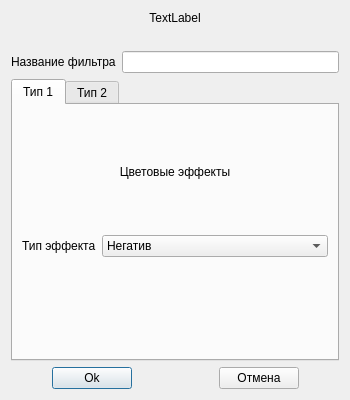
<?xml version="1.0" encoding="UTF-8"?>
<ui version="4.0">
 <class>ColorFilterEditor</class>
 <widget class="QDialog" name="ColorFilterEditor">
  <property name="geometry">
   <rect>
    <x>0</x>
    <y>0</y>
    <width>350</width>
    <height>400</height>
   </rect>
  </property>
  <property name="minimumSize">
   <size>
    <width>350</width>
    <height>400</height>
   </size>
  </property>
  <property name="maximumSize">
   <size>
    <width>450</width>
    <height>500</height>
   </size>
  </property>
  <property name="windowTitle">
   <string>Dialog</string>
  </property>
  <layout class="QVBoxLayout" name="verticalLayout">
   <item>
    <widget class="QLabel" name="lblTitle">
     <property name="text">
      <string>TextLabel</string>
     </property>
     <property name="alignment">
      <set>Qt::AlignCenter</set>
     </property>
    </widget>
   </item>
   <item>
    <spacer name="horizontalSpacer">
     <property name="orientation">
      <enum>Qt::Horizontal</enum>
     </property>
     <property name="sizeHint" stdset="0">
      <size>
       <width>40</width>
       <height>20</height>
      </size>
     </property>
    </spacer>
   </item>
   <item>
    <layout class="QFormLayout" name="formLayout">
     <item row="0" column="0">
      <widget class="QLabel" name="label">
       <property name="text">
        <string>Название фильтра</string>
       </property>
      </widget>
     </item>
     <item row="0" column="1">
      <widget class="QLineEdit" name="lineEdit">
       <property name="maxLength">
        <number>40</number>
       </property>
      </widget>
     </item>
    </layout>
   </item>
   <item>
    <widget class="QTabWidget" name="tabWidget">
     <property name="currentIndex">
      <number>0</number>
     </property>
     <widget class="QWidget" name="tab_1">
      <attribute name="title">
       <string>Тип 1</string>
      </attribute>
      <layout class="QVBoxLayout" name="verticalLayout_2">
       <item>
        <widget class="QLabel" name="label_2">
         <property name="text">
          <string>Цветовые эффекты</string>
         </property>
         <property name="alignment">
          <set>Qt::AlignCenter</set>
         </property>
        </widget>
       </item>
       <item>
        <layout class="QFormLayout" name="formLayout_2">
         <item row="0" column="0">
          <widget class="QLabel" name="label_3">
           <property name="text">
            <string>Тип эффекта</string>
           </property>
          </widget>
         </item>
         <item row="0" column="1">
          <widget class="QComboBox" name="comboBox">
           <item>
            <property name="text">
             <string>Негатив</string>
            </property>
           </item>
           <item>
            <property name="text">
             <string>Черно-белое изображение</string>
            </property>
           </item>
          </widget>
         </item>
        </layout>
       </item>
      </layout>
     </widget>
     <widget class="QWidget" name="tab_2">
      <attribute name="title">
       <string>Тип 2</string>
      </attribute>
      <layout class="QVBoxLayout" name="verticalLayout_3">
       <item>
        <widget class="QLabel" name="label_4">
         <property name="text">
          <string>Цветокоррекция</string>
         </property>
         <property name="alignment">
          <set>Qt::AlignCenter</set>
         </property>
        </widget>
       </item>
       <item>
        <widget class="QLabel" name="lblRV">
         <property name="text">
          <string>TextLabel</string>
         </property>
        </widget>
       </item>
       <item>
        <widget class="QSlider" name="hslR">
         <property name="minimum">
          <number>-20</number>
         </property>
         <property name="maximum">
          <number>20</number>
         </property>
         <property name="sliderPosition">
          <number>10</number>
         </property>
         <property name="orientation">
          <enum>Qt::Horizontal</enum>
         </property>
        </widget>
       </item>
       <item>
        <widget class="QLabel" name="lblGV">
         <property name="text">
          <string>TextLabel</string>
         </property>
        </widget>
       </item>
       <item>
        <widget class="QSlider" name="hslG">
         <property name="minimum">
          <number>-20</number>
         </property>
         <property name="maximum">
          <number>20</number>
         </property>
         <property name="sliderPosition">
          <number>10</number>
         </property>
         <property name="orientation">
          <enum>Qt::Horizontal</enum>
         </property>
        </widget>
       </item>
       <item>
        <widget class="QLabel" name="lblBV">
         <property name="text">
          <string>TextLabel</string>
         </property>
        </widget>
       </item>
       <item>
        <widget class="QSlider" name="hslB">
         <property name="minimum">
          <number>-20</number>
         </property>
         <property name="maximum">
          <number>20</number>
         </property>
         <property name="sliderPosition">
          <number>10</number>
         </property>
         <property name="orientation">
          <enum>Qt::Horizontal</enum>
         </property>
        </widget>
       </item>
      </layout>
     </widget>
    </widget>
   </item>
   <item>
    <layout class="QHBoxLayout" name="horizontalLayout_2">
     <item>
      <spacer name="horizontalSpacer_3">
       <property name="orientation">
        <enum>Qt::Horizontal</enum>
       </property>
       <property name="sizeHint" stdset="0">
        <size>
         <width>40</width>
         <height>20</height>
        </size>
       </property>
      </spacer>
     </item>
     <item>
      <widget class="QPushButton" name="btnOk">
       <property name="text">
        <string>Ok</string>
       </property>
      </widget>
     </item>
     <item>
      <spacer name="horizontalSpacer_5">
       <property name="orientation">
        <enum>Qt::Horizontal</enum>
       </property>
       <property name="sizeHint" stdset="0">
        <size>
         <width>40</width>
         <height>20</height>
        </size>
       </property>
      </spacer>
     </item>
     <item>
      <spacer name="horizontalSpacer_4">
       <property name="orientation">
        <enum>Qt::Horizontal</enum>
       </property>
       <property name="sizeHint" stdset="0">
        <size>
         <width>40</width>
         <height>20</height>
        </size>
       </property>
      </spacer>
     </item>
     <item>
      <widget class="QPushButton" name="btnCancel">
       <property name="text">
        <string>Отмена</string>
       </property>
      </widget>
     </item>
     <item>
      <spacer name="horizontalSpacer_2">
       <property name="orientation">
        <enum>Qt::Horizontal</enum>
       </property>
       <property name="sizeHint" stdset="0">
        <size>
         <width>40</width>
         <height>20</height>
        </size>
       </property>
      </spacer>
     </item>
    </layout>
   </item>
  </layout>
 </widget>
 <resources/>
 <connections/>
</ui>
